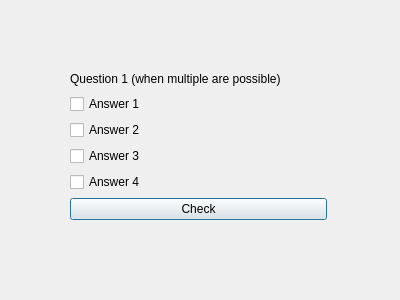
<?xml version="1.0" encoding="UTF-8"?>
<ui version="4.0">
 <class>FirstQuestion</class>
 <widget class="QDialog" name="FirstQuestion">
  <property name="geometry">
   <rect>
    <x>0</x>
    <y>0</y>
    <width>400</width>
    <height>300</height>
   </rect>
  </property>
  <property name="windowTitle">
   <string>Dialog</string>
  </property>
  <widget class="QWidget" name="layoutWidget">
   <property name="geometry">
    <rect>
     <x>70</x>
     <y>70</y>
     <width>257</width>
     <height>150</height>
    </rect>
   </property>
   <layout class="QVBoxLayout" name="verticalLayout_2">
    <item>
     <layout class="QVBoxLayout" name="verticalLayout">
      <item>
       <widget class="QLabel" name="label">
        <property name="text">
         <string>Question 1 (when multiple are possible)</string>
        </property>
       </widget>
      </item>
      <item>
       <widget class="QCheckBox" name="Answer1">
        <property name="text">
         <string>Answer 1</string>
        </property>
       </widget>
      </item>
      <item>
       <widget class="QCheckBox" name="Answer2">
        <property name="text">
         <string>Answer 2</string>
        </property>
       </widget>
      </item>
      <item>
       <widget class="QCheckBox" name="Answer3">
        <property name="text">
         <string>Answer 3</string>
        </property>
       </widget>
      </item>
      <item>
       <widget class="QCheckBox" name="Answer4">
        <property name="text">
         <string>Answer 4</string>
        </property>
       </widget>
      </item>
      <item>
       <widget class="QPushButton" name="Check">
        <property name="text">
         <string>Check</string>
        </property>
       </widget>
      </item>
     </layout>
    </item>
   </layout>
  </widget>
 </widget>
 <resources/>
 <connections/>
</ui>
